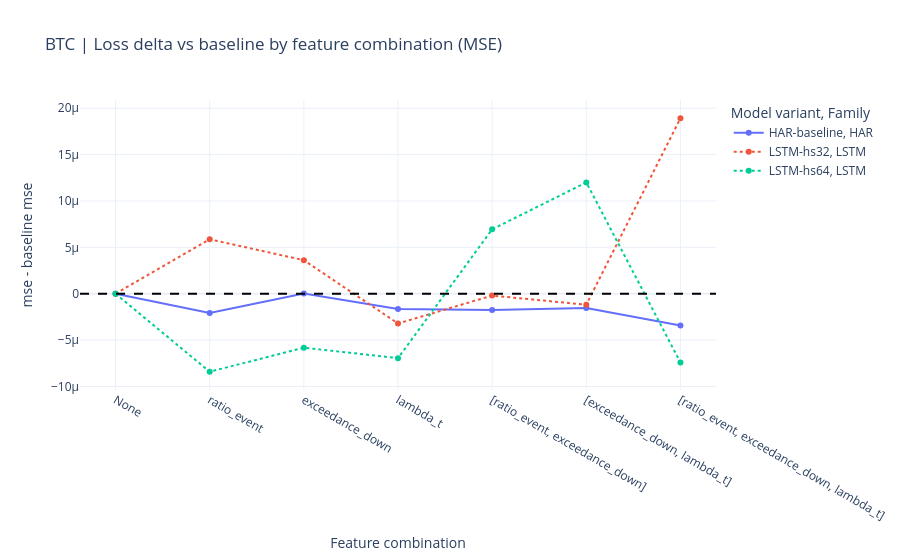
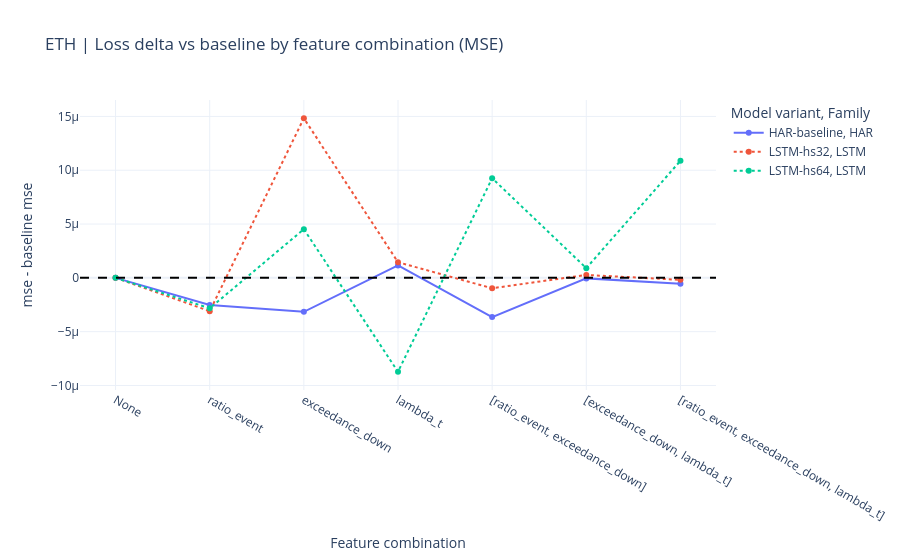
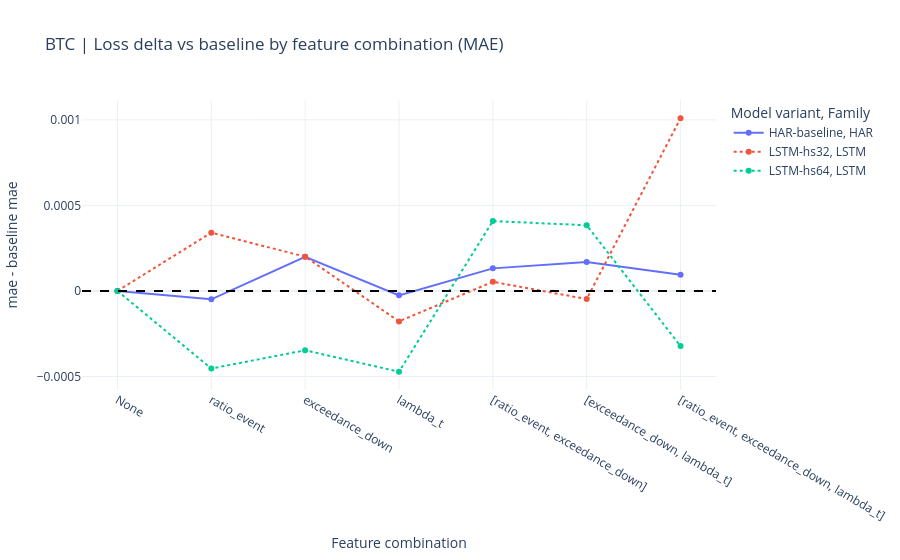
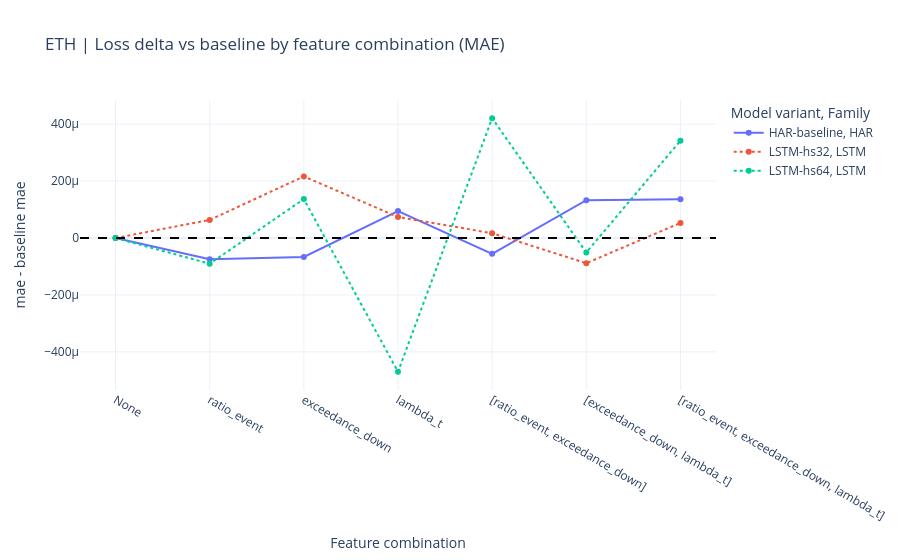

Notebook code for these charts, in order:
### Markdown cell above
## 2) Loss Delta vs Baseline by Feature Combination

This chart uses:
- x-axis: selected feature combinations in fixed order
- y-axis: feature_model_loss - baseline_model_loss

Baseline is the `None` combination for the same coin and model.

### Code cell
def extract_feature_tag(path: Path) -> str:
    match = re.search(r"features=([^.]*)", path.name)
    return match.group(1) if match else "unknown"


def extract_model_name(path: Path) -> str:
    match = re.search(r"model=([^_]*)", path.name)
    return match.group(1) if match else "unknown_model"


def parse_feature_set(feature_tag: str) -> set[str]:
    tag = str(feature_tag)

    if tag == "base":
        return set()

    if tag.startswith("base+"):
        raw_parts = [p for p in tag.replace("base+", "").split("+") if p]
    else:
        raw_parts = []
        if "ratio_event" in tag or "perc_event_down" in tag:
            raw_parts.append("ratio_event")
        if "exceedance_down" in tag:
            raw_parts.append("exceedance_down")
        if "lambda_t" in tag or "lambda_hawkes" in tag or "lambda_daily" in tag:
            raw_parts.append("lambda_t")

    normalized = []
    for p in raw_parts:
        if p == "perc_event_down":
            normalized.append("ratio_event")
        elif p in {"lambda_hawkes", "lambda_daily"}:
            normalized.append("lambda_t")
        else:
            normalized.append(p)

    return set(normalized)


def feature_tag_to_combo_label(feature_tag: str):
    feature_set = parse_feature_set(feature_tag)

    mapping = {
        frozenset(): "None",
        frozenset({"ratio_event"}): "ratio_event",
        frozenset({"exceedance_down"}): "exceedance_down",
        frozenset({"lambda_t"}): "lambda_t",
        frozenset({"ratio_event", "exceedance_down"}): "[ratio_event, exceedance_down]",
        frozenset({"exceedance_down", "lambda_t"}): "[exceedance_down, lambda_t]",
        frozenset({"ratio_event", "exceedance_down", "lambda_t"}): "[ratio_event, exceedance_down, lambda_t]",
    }

    return mapping.get(frozenset(feature_set), None)


summary_frames = []
for coin_dir in coin_dirs:
    coin = coin_dir.name.replace("coin=", "")
    for fp in sorted(coin_dir.glob("summary__*.csv")):
        s = pd.read_csv(fp)

        if "feature_tag" not in s.columns:
            s["feature_tag"] = extract_feature_tag(fp)
        if "model_name" not in s.columns:
            s["model_name"] = extract_model_name(fp)
        if "model_kind" not in s.columns:
            s["model_kind"] = s["model_name"].astype(str).str.split("-", n=1).str[0].str.upper()

        s["coin"] = coin
        s["combo_label"] = s["feature_tag"].map(feature_tag_to_combo_label)
        summary_frames.append(s)

if not summary_frames:
    raise FileNotFoundError("No summary files found in results/coin=* directories")

summary_df = pd.concat(summary_frames, ignore_index=True)
summary_df = summary_df.loc[summary_df["combo_label"].isin(COMBO_ORDER)].copy()

if MODEL_FAMILY_FILTER is not None:
    fam_set = {str(v).upper() for v in MODEL_FAMILY_FILTER}
    summary_df = summary_df.loc[summary_df["model_kind"].astype(str).str.upper().isin(fam_set)].copy()

available_metrics = [m for m in METRICS_FOR_DELTA if m in summary_df.columns]
missing_metrics = [m for m in METRICS_FOR_DELTA if m not in summary_df.columns]
if missing_metrics:
    print(f"Skipping missing metrics: {missing_metrics}")
if not available_metrics:
    raise ValueError("None of METRICS_FOR_DELTA are available in summary columns")

for metric in available_metrics:
    metric_df = summary_df.copy()

    for coin in sorted(metric_df["coin"].dropna().astype(str).unique().tolist()):
        coin_metric_df = metric_df.loc[metric_df["coin"].astype(str) == coin].copy()

        agg = (
            coin_metric_df.groupby(["model_kind", "model_name", "combo_label"], as_index=False)[metric]
            .mean(numeric_only=True)
        )

        baseline = (
            agg.loc[agg["combo_label"] == "None", ["model_kind", "model_name", metric]]
            .rename(columns={metric: "baseline_loss"})
        )

        delta_df = agg.merge(baseline, on=["model_kind", "model_name"], how="left")
        delta_df = delta_df.dropna(subset=["baseline_loss"]).copy()
        delta_df["coin"] = coin
        delta_df["loss_delta_vs_baseline"] = delta_df[metric] - delta_df["baseline_loss"]
        delta_df["combo_label"] = pd.Categorical(delta_df["combo_label"], categories=COMBO_ORDER, ordered=True)
        delta_df = delta_df.sort_values(["model_kind", "model_name", "combo_label"]).reset_index(drop=True)

        print(f"\nCoin: {coin} | Metric: {metric.upper()} | Rows in delta table: {len(delta_df)}")
        display(
            delta_df[
                [
                    "coin",
                    "model_kind",
                    "model_name",
                    "combo_label",
                    metric,
                    "baseline_loss",
                    "loss_delta_vs_baseline",
                ]
            ]
        )

        fig = px.line(
            delta_df,
            x="combo_label",
            y="loss_delta_vs_baseline",
            color="model_name",
            line_dash="model_kind",
            markers=True,
            category_orders={"combo_label": COMBO_ORDER},
            title=f"{coin} | Loss delta vs baseline by feature combination ({metric.upper()})",
            labels={
                "combo_label": "Feature combination",
                "loss_delta_vs_baseline": f"{metric} - baseline {metric}",
                "model_name": "Model variant",
                "model_kind": "Family",
            },
        )
        fig.add_hline(y=0.0, line_dash="dash", line_color="black")
        fig.update_layout(template="plotly_white")
        fig.show()

### Figure 1 — Plotly figure (JSON) as saved in the notebook; plotly's stock layout.template omitted (floating-point values rounded to 4 significant figures)
{"data": [{"hovertemplate": "Model variant=HAR-baseline<br>Family=HAR<br>Feature combination=%{x}<br>mse - baseline mse=%{y}<extra></extra>", "legendgroup": "HAR-baseline, HAR", "line": {"color": "#636efa", "dash": "solid"}, "marker": {"symbol": "circle"}, "mode": "lines+markers", "name": "HAR-baseline, HAR", "orientation": "v", "showlegend": true, "type": "scatter", "x": ["None", "ratio_event", "exceedance_down", "lambda_t", "[ratio_event, exceedance_down]", "[exceedance_down, lambda_t]", "[ratio_event, exceedance_down, lambda_t]"], "xaxis": "x", "y": [0.0, -2.085e-06, 1.362e-08, -1.648e-06, -1.747e-06, -1.53e-06, -3.434e-06], "yaxis": "y"}, {"hovertemplate": "Model variant=LSTM-hs32<br>Family=LSTM<br>Feature combination=%{x}<br>mse - baseline mse=%{y}<extra></extra>", "legendgroup": "LSTM-hs32, LSTM", "line": {"color": "#EF553B", "dash": "dot"}, "marker": {"symbol": "circle"}, "mode": "lines+markers", "name": "LSTM-hs32, LSTM", "orientation": "v", "showlegend": true, "type": "scatter", "x": ["None", "ratio_event", "exceedance_down", "lambda_t", "[ratio_event, exceedance_down]", "[exceedance_down, lambda_t]", "[ratio_event, exceedance_down, lambda_t]"], "xaxis": "x", "y": [0.0, 5.868e-06, 3.615e-06, -3.209e-06, -1.998e-07, -1.185e-06, 1.892e-05], "yaxis": "y"}, {"hovertemplate": "Model variant=LSTM-hs64<br>Family=LSTM<br>Feature combination=%{x}<br>mse - baseline mse=%{y}<extra></extra>", "legendgroup": "LSTM-hs64, LSTM", "line": {"color": "#00cc96", "dash": "dot"}, "marker": {"symbol": "circle"}, "mode": "lines+markers", "name": "LSTM-hs64, LSTM", "orientation": "v", "showlegend": true, "type": "scatter", "x": ["None", "ratio_event", "exceedance_down", "lambda_t", "[ratio_event, exceedance_down]", "[exceedance_down, lambda_t]", "[ratio_event, exceedance_down, lambda_t]"], "xaxis": "x", "y": [0.0, -8.411e-06, -5.816e-06, -6.948e-06, 6.946e-06, 1.2e-05, -7.413e-06], "yaxis": "y"}], "layout": {"legend": {"title": {"text": "Model variant, Family"}, "tracegroupgap": 0}, "shapes": [{"line": {"color": "black", "dash": "dash"}, "type": "line", "x0": 0, "x1": 1, "xref": "x domain", "y0": 0, "y1": 0, "yref": "y"}], "title": {"text": "BTC | Loss delta vs baseline by feature combination (MSE)"}, "xaxis": {"anchor": "y", "categoryarray": ["None", "ratio_event", "exceedance_down", "lambda_t", "[ratio_event, exceedance_down]", "[exceedance_down, lambda_t]", "[ratio_event, exceedance_down, lambda_t]"], "categoryorder": "array", "domain": [0, 1], "title": {"text": "Feature combination"}}, "yaxis": {"anchor": "x", "domain": [0, 1], "title": {"text": "mse - baseline mse"}}}}

### Figure 2 — Plotly figure (JSON) as saved in the notebook; plotly's stock layout.template omitted (floating-point values rounded to 4 significant figures)
{"data": [{"hovertemplate": "Model variant=HAR-baseline<br>Family=HAR<br>Feature combination=%{x}<br>mse - baseline mse=%{y}<extra></extra>", "legendgroup": "HAR-baseline, HAR", "line": {"color": "#636efa", "dash": "solid"}, "marker": {"symbol": "circle"}, "mode": "lines+markers", "name": "HAR-baseline, HAR", "orientation": "v", "showlegend": true, "type": "scatter", "x": ["None", "ratio_event", "exceedance_down", "lambda_t", "[ratio_event, exceedance_down]", "[exceedance_down, lambda_t]", "[ratio_event, exceedance_down, lambda_t]"], "xaxis": "x", "y": [0.0, -2.53e-06, -3.155e-06, 1.156e-06, -3.649e-06, -4.881e-08, -5.414e-07], "yaxis": "y"}, {"hovertemplate": "Model variant=LSTM-hs32<br>Family=LSTM<br>Feature combination=%{x}<br>mse - baseline mse=%{y}<extra></extra>", "legendgroup": "LSTM-hs32, LSTM", "line": {"color": "#EF553B", "dash": "dot"}, "marker": {"symbol": "circle"}, "mode": "lines+markers", "name": "LSTM-hs32, LSTM", "orientation": "v", "showlegend": true, "type": "scatter", "x": ["None", "ratio_event", "exceedance_down", "lambda_t", "[ratio_event, exceedance_down]", "[exceedance_down, lambda_t]", "[ratio_event, exceedance_down, lambda_t]"], "xaxis": "x", "y": [0.0, -3.101e-06, 1.483e-05, 1.452e-06, -9.673e-07, 2.704e-07, -1.836e-07], "yaxis": "y"}, {"hovertemplate": "Model variant=LSTM-hs64<br>Family=LSTM<br>Feature combination=%{x}<br>mse - baseline mse=%{y}<extra></extra>", "legendgroup": "LSTM-hs64, LSTM", "line": {"color": "#00cc96", "dash": "dot"}, "marker": {"symbol": "circle"}, "mode": "lines+markers", "name": "LSTM-hs64, LSTM", "orientation": "v", "showlegend": true, "type": "scatter", "x": ["None", "ratio_event", "exceedance_down", "lambda_t", "[ratio_event, exceedance_down]", "[exceedance_down, lambda_t]", "[ratio_event, exceedance_down, lambda_t]"], "xaxis": "x", "y": [0.0, -2.83e-06, 4.52e-06, -8.725e-06, 9.259e-06, 9.033e-07, 1.088e-05], "yaxis": "y"}], "layout": {"legend": {"title": {"text": "Model variant, Family"}, "tracegroupgap": 0}, "shapes": [{"line": {"color": "black", "dash": "dash"}, "type": "line", "x0": 0, "x1": 1, "xref": "x domain", "y0": 0, "y1": 0, "yref": "y"}], "title": {"text": "ETH | Loss delta vs baseline by feature combination (MSE)"}, "xaxis": {"anchor": "y", "categoryarray": ["None", "ratio_event", "exceedance_down", "lambda_t", "[ratio_event, exceedance_down]", "[exceedance_down, lambda_t]", "[ratio_event, exceedance_down, lambda_t]"], "categoryorder": "array", "domain": [0, 1], "title": {"text": "Feature combination"}}, "yaxis": {"anchor": "x", "domain": [0, 1], "title": {"text": "mse - baseline mse"}}}}

### Figure 3 — Plotly figure (JSON) as saved in the notebook; plotly's stock layout.template omitted (floating-point values rounded to 4 significant figures)
{"data": [{"hovertemplate": "Model variant=HAR-baseline<br>Family=HAR<br>Feature combination=%{x}<br>mae - baseline mae=%{y}<extra></extra>", "legendgroup": "HAR-baseline, HAR", "line": {"color": "#636efa", "dash": "solid"}, "marker": {"symbol": "circle"}, "mode": "lines+markers", "name": "HAR-baseline, HAR", "orientation": "v", "showlegend": true, "type": "scatter", "x": ["None", "ratio_event", "exceedance_down", "lambda_t", "[ratio_event, exceedance_down]", "[exceedance_down, lambda_t]", "[ratio_event, exceedance_down, lambda_t]"], "xaxis": "x", "y": [0.0, -4.888e-05, 0.0001995, -2.58e-05, 0.0001319, 0.0001685, 9.436e-05], "yaxis": "y"}, {"hovertemplate": "Model variant=LSTM-hs32<br>Family=LSTM<br>Feature combination=%{x}<br>mae - baseline mae=%{y}<extra></extra>", "legendgroup": "LSTM-hs32, LSTM", "line": {"color": "#EF553B", "dash": "dot"}, "marker": {"symbol": "circle"}, "mode": "lines+markers", "name": "LSTM-hs32, LSTM", "orientation": "v", "showlegend": true, "type": "scatter", "x": ["None", "ratio_event", "exceedance_down", "lambda_t", "[ratio_event, exceedance_down]", "[exceedance_down, lambda_t]", "[ratio_event, exceedance_down, lambda_t]"], "xaxis": "x", "y": [0.0, 0.0003409, 0.0002003, -0.000178, 5.348e-05, -4.744e-05, 0.001009], "yaxis": "y"}, {"hovertemplate": "Model variant=LSTM-hs64<br>Family=LSTM<br>Feature combination=%{x}<br>mae - baseline mae=%{y}<extra></extra>", "legendgroup": "LSTM-hs64, LSTM", "line": {"color": "#00cc96", "dash": "dot"}, "marker": {"symbol": "circle"}, "mode": "lines+markers", "name": "LSTM-hs64, LSTM", "orientation": "v", "showlegend": true, "type": "scatter", "x": ["None", "ratio_event", "exceedance_down", "lambda_t", "[ratio_event, exceedance_down]", "[exceedance_down, lambda_t]", "[ratio_event, exceedance_down, lambda_t]"], "xaxis": "x", "y": [0.0, -0.0004537, -0.0003469, -0.0004724, 0.0004085, 0.0003838, -0.0003223], "yaxis": "y"}], "layout": {"legend": {"title": {"text": "Model variant, Family"}, "tracegroupgap": 0}, "shapes": [{"line": {"color": "black", "dash": "dash"}, "type": "line", "x0": 0, "x1": 1, "xref": "x domain", "y0": 0, "y1": 0, "yref": "y"}], "title": {"text": "BTC | Loss delta vs baseline by feature combination (MAE)"}, "xaxis": {"anchor": "y", "categoryarray": ["None", "ratio_event", "exceedance_down", "lambda_t", "[ratio_event, exceedance_down]", "[exceedance_down, lambda_t]", "[ratio_event, exceedance_down, lambda_t]"], "categoryorder": "array", "domain": [0, 1], "title": {"text": "Feature combination"}}, "yaxis": {"anchor": "x", "domain": [0, 1], "title": {"text": "mae - baseline mae"}}}}

### Figure 4 — Plotly figure (JSON) as saved in the notebook; plotly's stock layout.template omitted (floating-point values rounded to 4 significant figures)
{"data": [{"hovertemplate": "Model variant=HAR-baseline<br>Family=HAR<br>Feature combination=%{x}<br>mae - baseline mae=%{y}<extra></extra>", "legendgroup": "HAR-baseline, HAR", "line": {"color": "#636efa", "dash": "solid"}, "marker": {"symbol": "circle"}, "mode": "lines+markers", "name": "HAR-baseline, HAR", "orientation": "v", "showlegend": true, "type": "scatter", "x": ["None", "ratio_event", "exceedance_down", "lambda_t", "[ratio_event, exceedance_down]", "[exceedance_down, lambda_t]", "[ratio_event, exceedance_down, lambda_t]"], "xaxis": "x", "y": [0.0, -7.419e-05, -6.654e-05, 9.49e-05, -5.551e-05, 0.0001327, 0.0001358], "yaxis": "y"}, {"hovertemplate": "Model variant=LSTM-hs32<br>Family=LSTM<br>Feature combination=%{x}<br>mae - baseline mae=%{y}<extra></extra>", "legendgroup": "LSTM-hs32, LSTM", "line": {"color": "#EF553B", "dash": "dot"}, "marker": {"symbol": "circle"}, "mode": "lines+markers", "name": "LSTM-hs32, LSTM", "orientation": "v", "showlegend": true, "type": "scatter", "x": ["None", "ratio_event", "exceedance_down", "lambda_t", "[ratio_event, exceedance_down]", "[exceedance_down, lambda_t]", "[ratio_event, exceedance_down, lambda_t]"], "xaxis": "x", "y": [0.0, 6.366e-05, 0.0002162, 7.394e-05, 1.697e-05, -8.841e-05, 5.314e-05], "yaxis": "y"}, {"hovertemplate": "Model variant=LSTM-hs64<br>Family=LSTM<br>Feature combination=%{x}<br>mae - baseline mae=%{y}<extra></extra>", "legendgroup": "LSTM-hs64, LSTM", "line": {"color": "#00cc96", "dash": "dot"}, "marker": {"symbol": "circle"}, "mode": "lines+markers", "name": "LSTM-hs64, LSTM", "orientation": "v", "showlegend": true, "type": "scatter", "x": ["None", "ratio_event", "exceedance_down", "lambda_t", "[ratio_event, exceedance_down]", "[exceedance_down, lambda_t]", "[ratio_event, exceedance_down, lambda_t]"], "xaxis": "x", "y": [0.0, -9.032e-05, 0.0001369, -0.0004698, 0.0004208, -5.072e-05, 0.0003421], "yaxis": "y"}], "layout": {"legend": {"title": {"text": "Model variant, Family"}, "tracegroupgap": 0}, "shapes": [{"line": {"color": "black", "dash": "dash"}, "type": "line", "x0": 0, "x1": 1, "xref": "x domain", "y0": 0, "y1": 0, "yref": "y"}], "title": {"text": "ETH | Loss delta vs baseline by feature combination (MAE)"}, "xaxis": {"anchor": "y", "categoryarray": ["None", "ratio_event", "exceedance_down", "lambda_t", "[ratio_event, exceedance_down]", "[exceedance_down, lambda_t]", "[ratio_event, exceedance_down, lambda_t]"], "categoryorder": "array", "domain": [0, 1], "title": {"text": "Feature combination"}}, "yaxis": {"anchor": "x", "domain": [0, 1], "title": {"text": "mae - baseline mae"}}}}
